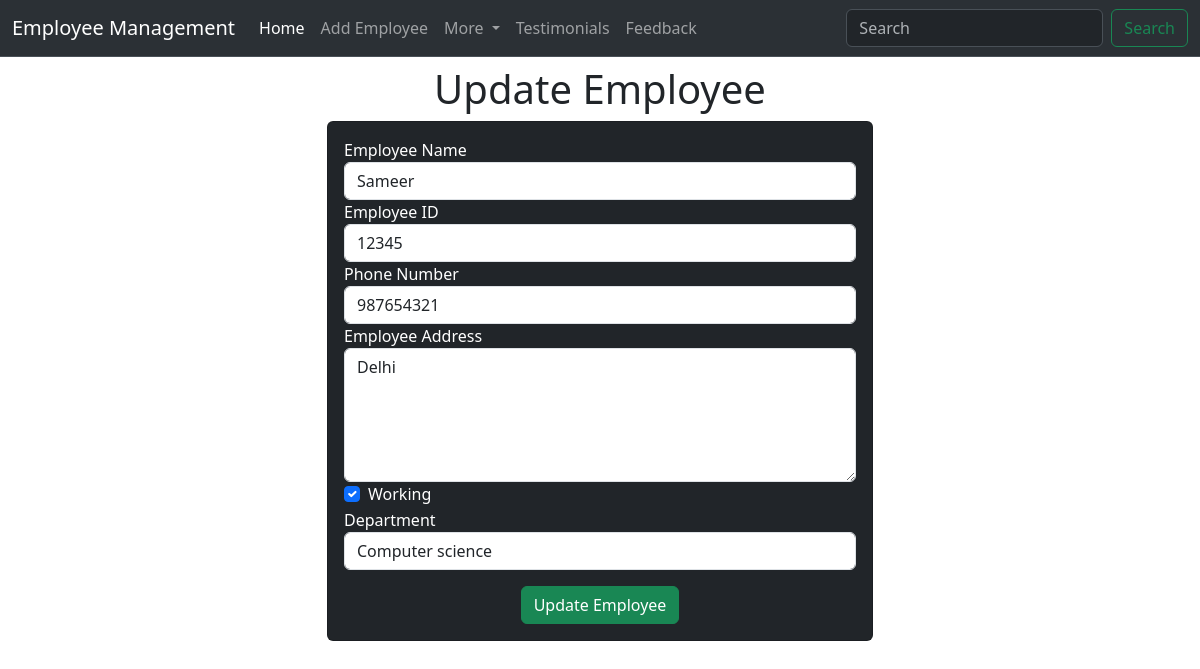
The app's page /emp/update-emp/9 with its own data.
### emp/models.py (models this page shows, shortened)
class Emp(models.Model):
    name=models.CharField(max_length=200)
    emp_id=models.CharField(max_length=200)
    phone=models.CharField(max_length=10)
    address=models.CharField(max_length=150)
    working=models.BooleanField(max_length=True)
    department=models.CharField(max_length=10)

### emp/views.py (the view)
# urls.py: path('update-emp/<int:emp_id>',update_emp),
def update_emp(request,emp_id):
    emp=Emp.objects.get(pk=emp_id)
    return render(request, "emp/update_emp.html",{
        'emp':emp
    })

### templates/emp/update_emp.html (shortened to what this page needs)
<!doctype html>
<html lang="en">
  <head>
    <link href="https://cdn.jsdelivr.net/npm/bootstrap@5.3.6/dist/css/bootstrap.min.css" rel="stylesheet">
  </head>
  <body>
    {% include 'emp/navbar.html' %}
    <h1 class="text-center my-2">Update Employee</h1>
    <div class="container">
        <div class="row">
            <div class="col-md-6 offset-md-3">
                <div class="card bg-dark text-white">
                    <div class="card-body">
                        <form action="/emp/do-update-emp/{{emp.id}}" method="POST">
                            <div class="class-mb-3">
                                <label for="name">Employee Name</label>
                                <input id="name"
                                type="text"
                                class="form-control"
                                placeholder="Enter Name"
                                name="emp_name"
                                value="{{emp.name}}"/>
                            </div>
                            <div class="class-mb-3">
                                <label for="id">Employee ID</label>
                                <input id="id"
                                type="text"
                                class="form-control"
                                placeholder="Enter ID"
                                name="emp_id"
                                value="{{emp.emp_id}}"/>
                            </div>
                            <div class="class-mb-3">
                                <label for="phone">Phone Number</label>
                                <input id="phone"
                                type="text"
                                class="form-control"
                                placeholder="Enter Number"
                                name="emp_phone"
                                value="{{emp.phone}}"/>
                            </div>
                            <div class="class-mb-3">
                                <label for="address">Employee Address</label>
                                <textarea name="emp_address"
                                id="address" rows="5"
                                class="form-control">{{emp.address}}</textarea>
                            </div>
                            <div class="class-mb-3 form-check">
                                <label for="working">Working</label>
                                <input {% if emp.working %} checked {% endif %}
                                id="working"
                                type="checkbox" name="emp_working"
                                class="form-check-input">
                            </div>
                            <div class="mb-3">
                                <label for="department">Department</label>
                                <select value="{{emp.department}}" name="emp_department" id="department" class="form-control">
                                    <option value="CSE">Computer science</option>
                                </select>
                            </div>
                            <div class="container text-center">
                                <button class="btn btn-success">
                                    Update Employee
                                </button>
                            </div>
                        </form>
                    </div>
                </div>
            </div>
        </div>
    </div>
  </body>
</html>

### records on screen
Emp: emp_name "Sameer", emp_id "12345", emp_phone "987654321", emp_address "Delhi", working "☑", emp_department "Computer science"
